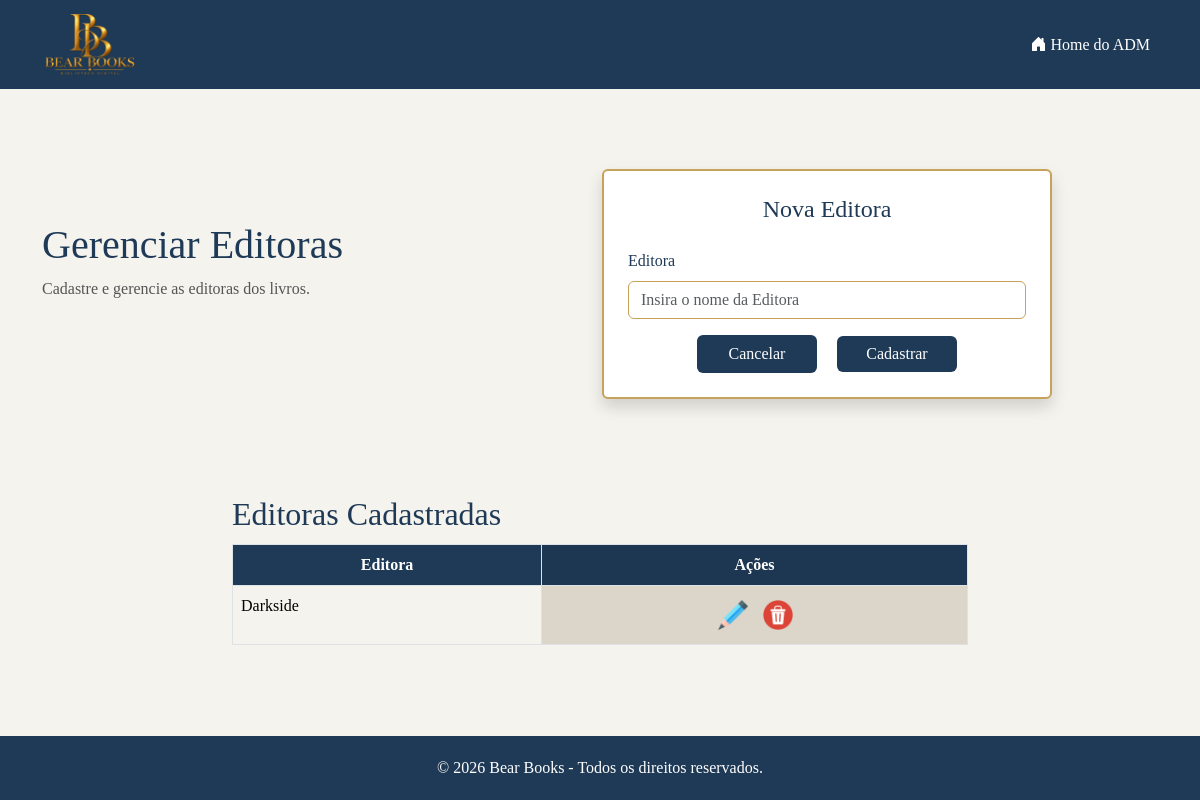
Page /administrador/editora/gerenciarEditora.php on the earlier database version.
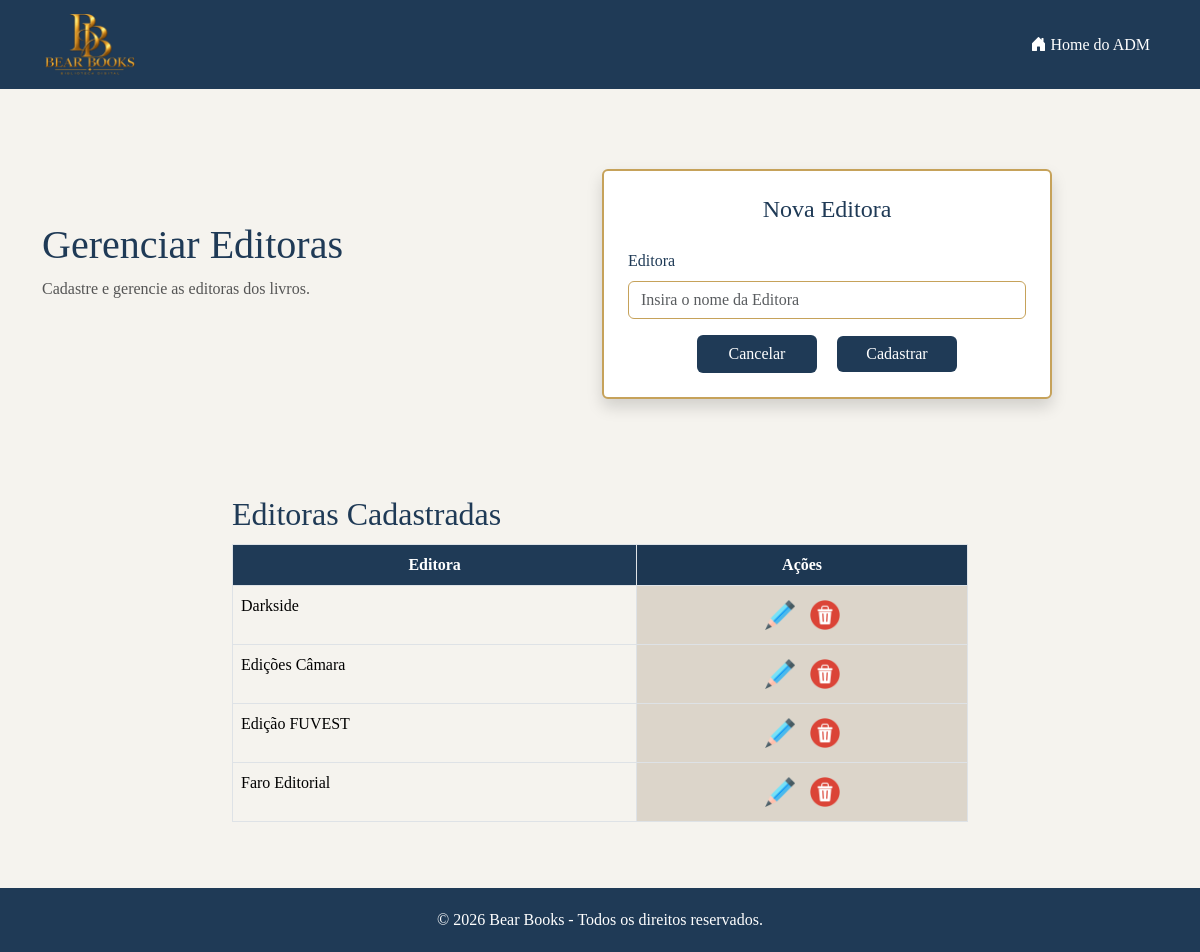
Same page on the later database version.
### tables this page shows
CREATE TABLE `editora` (
  `id_editora` int(5) NOT NULL,
  `nome_editora` varchar(200) DEFAULT NULL
);

### administrador/editora/gerenciarEditora.php (the view, shortened to what this page needs)
<?php
include "../../ARQUIVOS/conexao.php";
$sql = "SELECT * FROM editora";
$result = $conn->query($sql);
?>
<!DOCTYPE html>
<html lang="pt-br">
<head>
    <link href="https://cdn.jsdelivr.net/npm/bootstrap@5.3.8/dist/css/bootstrap.min.css" rel="stylesheet"
>
    <link rel="stylesheet" href="https://cdn.jsdelivr.net/npm/bootstrap-icons@1.13.1/font/bootstrap-icons.min.css">
    <link rel="stylesheet" href="../../css/style.css">
</head>
<body>
    <nav class="navbar navbar-expand-lg">
        <div class="container">
            <a class="navbar-brand" href="../MenuAdministrador.php">
                <img src="../../ARQUIVOS/img/logo.png" class="me-3">
            </a>
            <div class="navbar-nav ms-auto">
                <a class="nav-link" href="../MenuAdministrador.php">
                    <i class="bi bi-house-door-fill"></i> Home do ADM
                </a>
            </div>
        </div>
    </nav>
    <div class="container cadastro-conteudo">
        <div class="row align-items-center">
            <div class="col-sm-12 col-md-5 cadastro-titulo">
                <h1>Gerenciar Editoras</h1>
                <p>Cadastre e gerencie as editoras dos livros.</p>
            </div>
            <div class="col-sm-12 col-md-7">
                <div class="card cadastro-formulario p-4 shadow">
                    <h4>Nova Editora</h4>
                    <form method="post" action="insertEditora.php">
                        <div class="mb-3">
                            <label for="editora" class="form-label">Editora</label>
                            <input type="text" class="form-control" id="editora" name="nome_editora"
                                placeholder="Insira o nome da Editora" required>
                        </div>
                        <div class="text-center">
                            <button type="reset" class="btn btn-cancelar me-3">
                                Cancelar
                            </button>
                            <button type="submit" class="btn btn-primary">
                                Cadastrar
                            </button>
                        </div>
                    </form>
                </div>
            </div>
        </div>
    </div>
    <div class="container cadastro-tabela">
        <div class="row justify-content-center">
            <div class="col-sm-12 col-md-10 col-lg-8">
                <h2>Editoras Cadastradas</h2>
                <div class="table-responsive">
                    <table class="table table-striped-columns table-bordered">
                        <thead class="text-center">
                            <tr>
                                <th>Editora</th>
                                <th>Ações</th>
                            </tr>
                        </thead>
                        <tbody>
                            <?php
                            while ($row = $result->fetch_assoc()) {
                                $id_editora = $row['id_editora'];
                                ?>
                                <tr>
                                    <td><?php echo $row['nome_editora']; ?></td>
                                    <td class="text-center">
                                        <button type="button" class="btn p-0" data-bs-toggle="modal"
                                            data-bs-target="#editarEditora<?php echo $id_editora; ?>">
                                            <img src="../../ARQUIVOS/img/lapis.png" width="30" height="30">
                                        </button>
                                        <a href="deleteEditora.php?id_editora=<?php echo $id_editora; ?>"
                                            onclick="return confirm('Deseja realmente excluir a editora <?php echo $row['nome_editora']; ?>?');">
                                            <img src="../../ARQUIVOS/img/lixeira.png" width="30" height="30">
                                        </a>
                                    </td>
                                </tr>
                                <?php
                            }
                            ?>
                        </tbody>
                    </table>
                </div>
            </div>
        </div>
    </div>
    <footer class="footer">
        <p class="mb-0">© 2026 Bear Books - Todos os direitos reservados.</p>
    </footer>
</body>
</html>

Differences in the rows shown:
added editora: nome_editora "Edições Câmara"
added editora: nome_editora "Edição FUVEST"
added editora: nome_editora "Faro Editorial"
